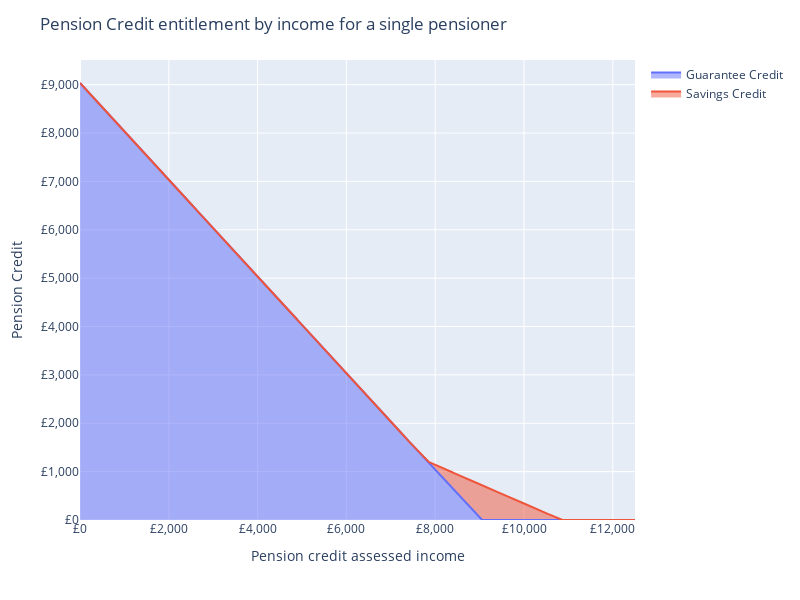

Notebook cell for this chart:
### Markdown cell above
# Pension Credit

[Pension Credit](https://www.gov.uk/pension-credit) is the main means-tested benefit (outside of the State Pension) for individuals over State Pension Age (seniors cannot claim legacy benefits or Universal Credit). It has two main components:

* Guarantee Credit: a benefit that increases a claimant's income up to the 'minimum guarantee' income (causing a 100% marginal tax rate).
* Savings Credit: a trapezoidal benefit that rewards income (created to alleviate part of the 100% marginal rate in Guarantee Credit).

The main legislation for Pension Credit is:

* [The State Pension Act 2002](https://www.legislation.gov.uk/ukpga/2002/16/contents): sets out the structure of Pension Credit and some major rules.
* [The State Pension Regulations 2002](https://www.legislation.gov.uk/uksi/2002/1792/contents): defines the specific rules (rates, income sources). This is amended each year in order to uprate the benefit payment levels with inflation.

You can see how these components interact below:

### Code cell
from openfisca_uk import IndividualSim

sim = IndividualSim()

sim.add_person(age=70)

sim.vary("pension_credit_income", min=0, max=12_500, step=1)

import plotly.express as px
import pandas as pd

df = pd.DataFrame({
    "Assessed income": sim.calc("pension_credit_income")[0],
    "Guarantee Credit": sim.calc("guarantee_credit")[0],
    "Savings Credit": sim.calc("savings_credit")[0],
})

px.area(
    df,
    x="Assessed income",
    y=[
        "Guarantee Credit",
        "Savings Credit",
    ],
).update_layout(
    title="Pension Credit entitlement by income for a single pensioner",
    yaxis_title="Pension Credit",
    yaxis_tickformat=",",
    yaxis_tickprefix="£",
    xaxis_title="Pension credit assessed income",
    xaxis_tickformat=",",
    xaxis_tickprefix="£",
    height=600,
    width=800,
    legend_title="",
)

### Figure 1 — Plotly figure (JSON) as saved in the notebook; plotly's stock layout.template omitted (floating-point values rounded to 4 significant figures; data arrays with more than 128 entries replaced by an {"elided": "..."} marker saying what was removed)
{"data": [{"hovertemplate": "variable=Guarantee Credit<br>Assessed income=%{x}<br>value=%{y}<extra></extra>", "legendgroup": "Guarantee Credit", "line": {"color": "#636efa"}, "marker": {"symbol": "circle"}, "mode": "lines", "name": "Guarantee Credit", "orientation": "v", "showlegend": true, "stackgroup": "1", "type": "scatter", "x": {"elided": "12501 int values"}, "xaxis": "x", "y": {"elided": "12501 int values"}, "yaxis": "y"}, {"hovertemplate": "variable=Savings Credit<br>Assessed income=%{x}<br>value=%{y}<extra></extra>", "legendgroup": "Savings Credit", "line": {"color": "#EF553B"}, "marker": {"symbol": "circle"}, "mode": "lines", "name": "Savings Credit", "orientation": "v", "showlegend": true, "stackgroup": "1", "type": "scatter", "x": {"elided": "12501 int values"}, "xaxis": "x", "y": {"elided": "12501 float values"}, "yaxis": "y"}], "layout": {"height": 600, "legend": {"title": {"text": ""}, "tracegroupgap": 0}, "margin": {"t": 60}, "title": {"text": "Pension Credit entitlement by income for a single pensioner"}, "width": 800, "xaxis": {"anchor": "y", "autorange": true, "domain": [0, 1], "range": [0, 12500], "tickformat": ",", "tickprefix": "£", "title": {"text": "Pension credit assessed income"}, "type": "linear"}, "yaxis": {"anchor": "x", "autorange": true, "domain": [0, 1], "range": [0, 9511.0], "tickformat": ",", "tickprefix": "£", "title": {"text": "Pension Credit"}, "type": "linear"}}}
